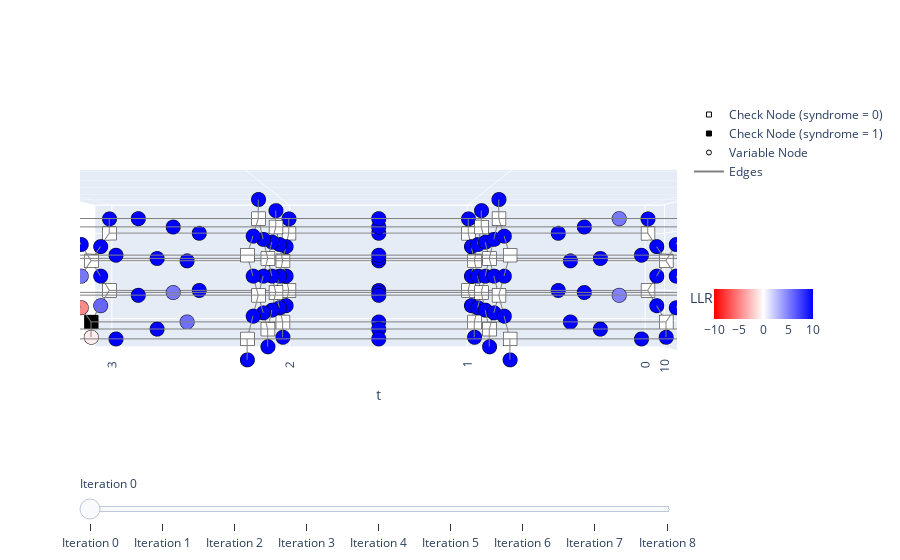

Notebook cell for this chart:
### Code cell
ehat = dmem_bp_decoder.decode(syndrome, record_llr_history=True)
llr_history = dmem_bp_decoder.get_llr_history()

print("Number of iterations: ", llr_history.shape[0])
print("Has the decoder matched the syndrome? ", np.all(syndrome == (expmt.chkmat @ ehat) % 2))
print("Has the decoder correctly predicted the logical observable? ", np.all(observable == (expmt.obsmat @ ehat) % 2))

visualize_bp_decoding_process(expmt.chkmat, expmt.detector_coords, expmt.error_coords, syndrome, llr_history, zaxis_stretch=4)
